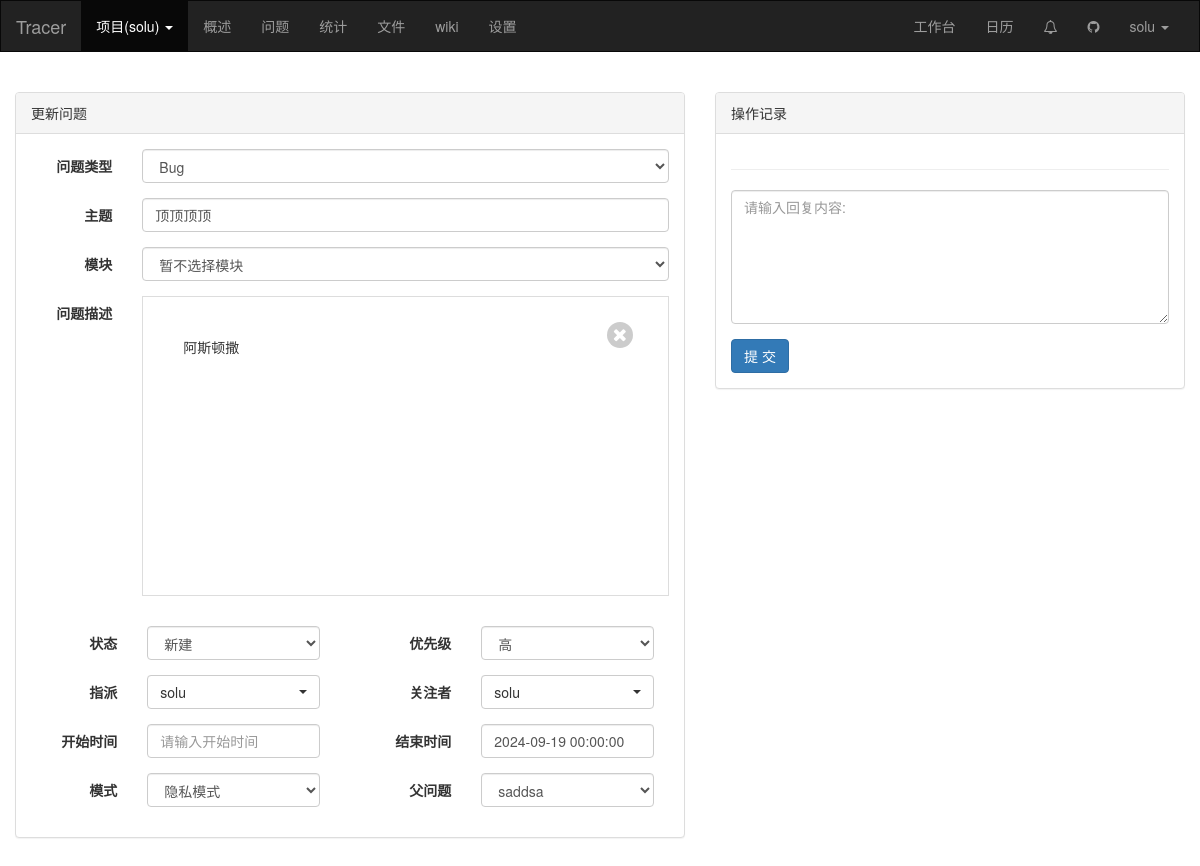
The page /manage/6/issues/detail/2/ (signed in) on the database its author committed.
### web/models.py (models this page shows, shortened)
class Project(models.Model):
    color_choices = (
        (1, "#56b8eb"),
        (2, "#f28033"),
        (3, "#ebc656"),
        (4, "#a2d148"),
        (5, "#20BFA4"),
        (6, "#7461c2"),
        (7, "#20bfa3")
    )
    name = models.CharField(verbose_name="项目名",max_length=32)
    color = models.SmallIntegerField(verbose_name="颜色",choices=color_choices,default=1)
    desc = models.CharField(verbose_name="项目描述",max_length=255,null=True,blank=True)
    use_space = models.IntegerField(verbose_name="已使用空间",default=0)
    star = models.BooleanField(verbose_name="星标",default=False)
    join_count = models.SmallIntegerField(verbose_name="参与人数",default=1)
    creator = models.ForeignKey(verbose_name="创建者",to="UserInfo",on_delete=models.CASCADE)
    create_datetime = models.DateTimeField(verbose_name="创建时间",auto_now_add=True)
    bucket = models.CharField(verbose_name="cos桶",max_length=128)
    region = models.CharField(verbose_name="cos区域",max_length=32)

class UserInfo(models.Model):
    username = models.CharField(verbose_name="用户名", max_length=32)
    password = models.CharField(verbose_name="密码", max_length=32)
    email = models.EmailField(verbose_name="邮箱", max_length=32)
    mobile_phone = models.CharField(verbose_name="手机号", max_length=32)

class Issues(models.Model):
    project = models.ForeignKey(verbose_name="项目", to="Project", on_delete=models.CASCADE)
    issues_type = models.ForeignKey(verbose_name="问题类型", to="IssuesType", on_delete=models.CASCADE)
    module = models.ForeignKey(verbose_name="模块", to="Module", on_delete=models.CASCADE,null=True,blank=True)
    subject = models.CharField(verbose_name="主题", max_length=80)
    desc = models.TextField(verbose_name="问题描述")
    priority_choices = (
        ("danger", "高"),
        ("warning", "中"),
        ("success", "低")
    )
    priority = models.CharField(verbose_name="优先级", choices=priority_choices, max_length=12, default="danger")
    status_choices = (
        (1, "新建"),
        (2, "处理中"),
        (3, "已解决"),
        (4, "已忽略"),
        (5, "待反馈"),
        (6, "已关闭"),
        (7, "重新打开"),
    )
    status = models.SmallIntegerField(verbose_name="状态",choices=status_choices,default=1)
    assign = models.ForeignKey(verbose_name="指派", to="UserInfo", on_delete=models.CASCADE, null=True,blank=True, related_name="task")
    attention = models.ManyToManyField(verbose_name="关注者", to="UserInfo", blank=True, related_name="observe")
    start_date = models.DateTimeField(verbose_name="开始时间", null=True,blank=True)
    end_date = models.DateTimeField(verbose_name="结束时间", null=True,blank=True)
    mode_choices = (
        (1, "公开模式"),
        (2, "隐私模式")
    )
    mode = models.SmallIntegerField(verbose_name="模式", choices=mode_choices, default=1)
    parent = models.ForeignKey(verbose_name="父问题", to="self", on_delete=models.SET_NULL, null=True,blank=True, related_name="child")
    creator = models.ForeignKey(verbose_name="创建者", to="UserInfo", on_delete=models.CASCADE, related_name="create_problems")
    create_datetime = models.DateTimeField(verbose_name="创建时间", auto_now_add=True)
    latest_update_datetime = models.DateTimeField(verbose_name="最后更新时间", auto_now=True)

### web/views/issues.py (the view)
# urls.py: re_path(r'^issues/detail/(?P<issues_id>\d+)/$', issues.issues_detail, name='issues_detail'),
def issues_detail(request,project_id,issues_id):
    if request.method == "GET":
        issues_object = models.Issues.objects.filter(project_id=project_id,id=issues_id).first()
        form = IssuesModelForm(request,instance=issues_object)
        return render(request,"issues_detail.html",{"form":form,"issues_object":issues_object})

### web/templatetags/project.py (called while the page is built)
@register.inclusion_tag("inclusion/all_project_list.html")
def all_project_list(request):
    my = models.Project.objects.filter(creator=request.tracer.user)
    join = models.ProjectUser.objects.filter(user=request.tracer.user)
    return ({"my": my, "join": join,"request": request})

@register.inclusion_tag("inclusion/manage_menu_list.html")
def manage_menu_list(request):
    data_list = [
        {"url": reverse("dashboard",kwargs={"project_id":request.tracer.project.id}) ,"title":'概述'},
        {"url": reverse("issues", kwargs={"project_id": request.tracer.project.id}), "title": '问题'},
        {"url": reverse("statistics", kwargs={"project_id": request.tracer.project.id}), "title": '统计'},
        {"url": reverse("file", kwargs={"project_id": request.tracer.project.id}), "title": '文件'},
        {"url": reverse("wiki", kwargs={"project_id": request.tracer.project.id}), "title": 'wiki'},
        {"url": reverse("setting", kwargs={"project_id": request.tracer.project.id}), "title": '设置'},
    ]
    for item in data_list:
        if request.path_info == item["url"]:
            item["class"] = "active"
    return ({"data_list":data_list})

### web/templates/issues_detail.html (shortened to what this page needs)
{% extends "layout/manage.html" %}
{% load static %}
{% load issues %}
{% block css %}
    <link rel="stylesheet" href="{% static 'plugin/editor-md/css/editormd.min.css' %}">
    <link rel="stylesheet" href="{% static 'plugin/bootstrap-datapicker/css/bootstrap-datepicker.min.css' %}">
    <link rel="stylesheet" href="{% static 'plugin/bootstrap-select/css/bootstrap-select.min.css' %}">
    <link rel="stylesheet" href="{% static 'css/account.css' %}">
{% endblock %}
{% block content %}
    <div class="container-fluid clearfix" style="padding: 20px 0">
        <div class="col-sm-7">
            <div class="panel panel-default">
                <div class="panel-heading edit-heading">
                    <div>更新问题</div>
                </div>
                <div class="panel-body">
                    <form id="editForm" class="form-horizontal" method="post" novalidate>
                        <div class="form-group">
                        <label for="{{ form.issues_type.id_for_label }}" class="col-md-2 control-label">{{ form.issues_type.label }}</label>
                        <div class="col-md-10">
                            <div>
                                {{ form.issues_type }}
                            </div>
                        </div>
                      </div>
                        <div class="form-group">
                        <label for="{{ form.subject.id_for_label }}" class="col-md-2 control-label">{{ form.subject.label }}</label>
                        <div class="col-md-10">
                            <div>
                                {{ form.subject }}
                            </div>
                        </div>
                      </div>
                        <div class="form-group">
                        <label for="{{ form.module.id_for_label }}" class="col-md-2 control-label">{{ form.module.label }}</label>
                        <div class="col-md-10">
                            <div>
                                {{ form.module }}
                            </div>
                        </div>
                      </div>
                        <div class="form-group">
                        <label for="{{ form.desc.id_for_label }}" class="col-md-2 control-label">{{ form.desc.label }}</label>
                        <div class="col-md-10">
                            <div>
                                <div id="editor">
                                </div>
                            </div>
                        </div>
                      </div>
                        <div class="form-group clearfix">
                            <div class="col-md-6 pd-0">
                                <label for="{{ form.status.id_for_label }}" class="col-md-4 control-label">{{ form.status.label }}</label>
                                <div class="col-md-8 clearfix">
                                    <div>
                                          {{ form.status }}
                                    </div>
                                </div>
                            </div>
                            <div class="col-md-6 pd-0">
                                <label for="{{ form.priority.id_for_label }}" class="col-md-4 control-label">{{ form.priority.label }}</label>
                                <div class="col-md-8 clearfix">
                                    <div>
                                          {{ form.priority }}
                                    </div>
                                </div>
                            </div>
                        </div>
                        <div class="form-group clearfix">
                            <div class="col-md-6 pd-0">
                                <label for="{{ form.assign.id_for_label }}" class="col-md-4 control-label">{{ form.assign.label }}</label>
                                <div class="col-md-8 clearfix">
                                    <div>
                                    </div>
                                </div>
                            </div>
                            <div class="col-md-6 pd-0">
                                <label for="{{ form.attention.id_for_label }}" class="col-md-4 control-label">{{ form.attention.label }}</label>
                                <div class="col-md-8 clearfix">
                                    <div>
                                    </div>
                                </div>
                            </div>
                        </div>
                        <div class="form-group clearfix">
                            <div class="col-md-6 pd-0">
                                <label for="{{ form.start_date.id_for_label }}" class="col-md-4 control-label">{{ form.start_date.label }}</label>
                                <div class="col-md-8 clearfix">
                                    <div>
                                          {{ form.start_date }}
                                    </div>
                                </div>
                            </div>
                            <div class="col-md-6 pd-0">
                                <label for="{{ form.end_date.id_for_label }}" class="col-md-4 control-label">{{ form.end_date.label }}</label>
                                <div class="col-md-8 clearfix">
                                    <div>
                                          {{ form.end_date }}
                                    </div>
                                </div>
                            </div>
                        </div>
                        <div class="form-group clearfix">
                            <div class="col-md-6 pd-0">
                                <label for="{{ form.mode.id_for_label }}" class="col-md-4 control-label">{{ form.mode.label }}</label>
                                <div class="col-md-8 clearfix">
                                    <div>
                                          {{ form.mode }}
                                    </div>
                                </div>
                            </div>
                            <div class="col-md-6 pd-0">
                                <label for="{{ form.parent.id_for_label }}" class="col-md-4 control-label">{{ form.parent.label }}</label>
                                <div class="col-md-8 clearfix">
                                    <div>
                                          {{ form.parent }}
                                    </div>
                                </div>
                            </div>
                        </div>
                    </form>
                </div>
            </div>
        </div>
        <div class="col-sm-5">
            <div class="panel panel-default">
                <div class="panel-heading">
                    操作记录
                </div>
                <div class="panel-body comment-area">
                    <hr/>
                    <div class="comment-text" id="commentText">
                        <div class="form-group">
                            <textarea id="content" rows="6" class="form-control" placeholder="请输入回复内容:"></textarea>
                        </div>
                        <input type="button" class="btn btn-primary" id="btnSubmit" value="提 交">
                    </div>
                </div>
            </div>
        </div>
    </div>
{% endblock %}

### web/templates/layout/manage.html (shortened to what this page needs)
{% load static %}
{% load project %}
<!DOCTYPE html>
<html lang="en">
<head>
    <link rel="stylesheet" href="{% static 'plugin/bootstrap-3.4.1/css/bootstrap.min.css' %}">
    <link rel="stylesheet" href="{% static 'plugin/font-awesome-4.7.0/css/font-awesome.min.css' %}">
    {% block css %}{% endblock %}
</head>
<body>
    <nav class="navbar navbar-inverse">
      <div class="container-fluid">
        <div class="navbar-header">
          <a class="navbar-brand" href="{% url 'index' %}">Tracer</a>
        </div>
        <div class="collapse navbar-collapse" id="bs-example-navbar-collapse-1">
            <ul class="nav navbar-nav">
            {% all_project_list request %}
            {% if request.tracer.project %}
            {% manage_menu_list request %}
            {% endif %}
            </ul>
          <ul class="nav navbar-nav navbar-right">
              <li><a href="#">工作台</a></li>
              <li><a href="#">日历</a></li>
              <li><a href="#"><i class=" fa fa-bell-o js-copy"></i></a></li>
              <li><a href="#"><i class=" fa fa-github js-copy"></i></a></li>
            <li class="dropdown">
              <a href="#" class="dropdown-toggle" data-toggle="dropdown" role="button" aria-haspopup="true"
                 aria-expanded="false">{{ request.tracer.user.username }} <span class="caret"></span></a>
            </li>
          </ul>
        </div>
      </div>
    </nav>
    {% block content %}{% endblock %}
</body>
</html>

### web/templates/inclusion/all_project_list.html (shortened to what this page needs)
    <li class="dropdown active">
      <a href="#" class="dropdown-toggle" data-toggle="dropdown" role="button"
         aria-haspopup="true" aria-expanded="false" >项目{% if request.tracer.project %}({{ request.tracer.project.name }}){% endif %} <span class="caret"></span></a>
    </li>

### web/templates/layout/manage.html (style rules this page uses)
.navbar-inverse { border-radius: 0; }

### rows shown on the page
Project: tracer.project.name "solu"
UserInfo: tracer.user.username "solu"
Issues: issues_type "Bug", subject "顶顶顶顶", module "暂不选择模块", status "新建", priority "高", end_date "2024-09-19 00:00:00", mode "隐私模式", parent "saddsa"

### other values the page prints
{{ item.title }} "概述" "问题" "统计" "文件" "wiki" "设置"
